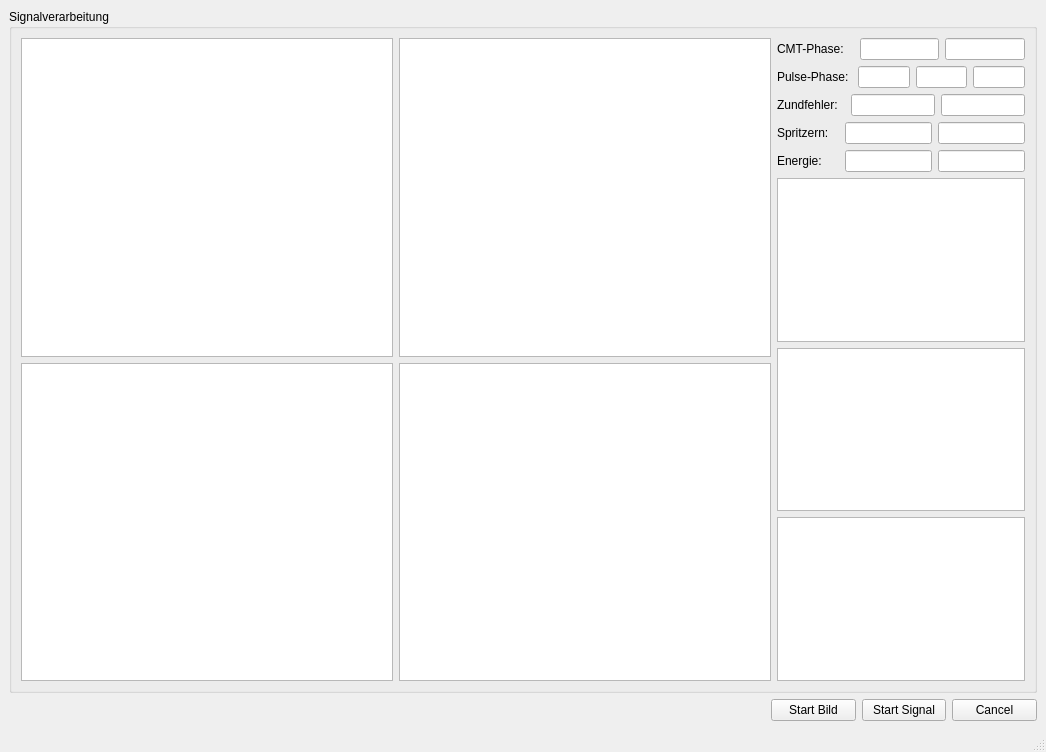
<?xml version="1.0" encoding="UTF-8"?>
<ui version="4.0">
 <class>MainWindow</class>
 <widget class="QMainWindow" name="MainWindow">
  <property name="geometry">
   <rect>
    <x>0</x>
    <y>0</y>
    <width>1046</width>
    <height>752</height>
   </rect>
  </property>
  <property name="windowTitle">
   <string>MainWindow</string>
  </property>
  <widget class="QWidget" name="centralwidget">
   <layout class="QHBoxLayout" name="horizontalLayout_10">
    <item>
     <layout class="QVBoxLayout" name="verticalLayout_8">
      <item>
       <widget class="QGroupBox" name="groupBox_2">
        <property name="title">
         <string>Signalverarbeitung</string>
        </property>
        <layout class="QHBoxLayout" name="horizontalLayout_8">
         <item>
          <layout class="QHBoxLayout" name="horizontalLayout_7" stretch="3,3,2">
           <item>
            <layout class="QVBoxLayout" name="verticalLayout_4">
             <item>
              <widget class="PlotWidget" name="plotWidget"/>
             </item>
             <item>
              <widget class="PlotWidget" name="plotWidget_2"/>
             </item>
            </layout>
           </item>
           <item>
            <layout class="QVBoxLayout" name="verticalLayout_6">
             <item>
              <widget class="PlotWidget" name="plotWidget_3"/>
             </item>
             <item>
              <widget class="PlotWidget" name="plotWidget_4"/>
             </item>
            </layout>
           </item>
           <item>
            <layout class="QVBoxLayout" name="verticalLayout_7">
             <item>
              <layout class="QVBoxLayout" name="verticalLayout">
               <item>
                <layout class="QHBoxLayout" name="horizontalLayout_2">
                 <item>
                  <widget class="QLabel" name="label_11">
                   <property name="text">
                    <string>CMT-Phase:   </string>
                   </property>
                  </widget>
                 </item>
                 <item>
                  <widget class="QLineEdit" name="lineEdit_12"/>
                 </item>
                 <item>
                  <widget class="QLineEdit" name="lineEdit_13"/>
                 </item>
                </layout>
               </item>
               <item>
                <layout class="QHBoxLayout" name="horizontalLayout_5">
                 <item>
                  <widget class="QLabel" name="label_4">
                   <property name="text">
                    <string>Pulse-Phase: </string>
                   </property>
                  </widget>
                 </item>
                 <item>
                  <widget class="QLineEdit" name="lineEdit_14"/>
                 </item>
                 <item>
                  <widget class="QLineEdit" name="lineEdit_15"/>
                 </item>
                 <item>
                  <widget class="QLineEdit" name="lineEdit_16"/>
                 </item>
                </layout>
               </item>
               <item>
                <layout class="QHBoxLayout" name="horizontalLayout_19">
                 <item>
                  <widget class="QLabel" name="label_12">
                   <property name="text">
                    <string>Zundfehler:  </string>
                   </property>
                  </widget>
                 </item>
                 <item>
                  <widget class="QLineEdit" name="lineEdit_17"/>
                 </item>
                 <item>
                  <widget class="QLineEdit" name="lineEdit_18"/>
                 </item>
                </layout>
               </item>
               <item>
                <layout class="QHBoxLayout" name="horizontalLayout_20">
                 <item>
                  <widget class="QLabel" name="label_13">
                   <property name="text">
                    <string>Spritzern:   </string>
                   </property>
                  </widget>
                 </item>
                 <item>
                  <widget class="QLineEdit" name="lineEdit_19"/>
                 </item>
                 <item>
                  <widget class="QLineEdit" name="lineEdit_20"/>
                 </item>
                </layout>
               </item>
               <item>
                <layout class="QHBoxLayout" name="horizontalLayout_21">
                 <item>
                  <widget class="QLabel" name="label_14">
                   <property name="text">
                    <string>Energie:     </string>
                   </property>
                  </widget>
                 </item>
                 <item>
                  <widget class="QLineEdit" name="lineEdit_21"/>
                 </item>
                 <item>
                  <widget class="QLineEdit" name="lineEdit_22"/>
                 </item>
                </layout>
               </item>
              </layout>
             </item>
             <item>
              <widget class="PlotWidget" name="plotWidget_5"/>
             </item>
             <item>
              <widget class="PlotWidget" name="plotWidget_6"/>
             </item>
             <item>
              <widget class="PlotWidget" name="plotWidget_7"/>
             </item>
            </layout>
           </item>
          </layout>
         </item>
        </layout>
       </widget>
      </item>
      <item>
       <layout class="QHBoxLayout" name="horizontalLayout_9" stretch="9,1,1,1">
        <item>
         <spacer name="horizontalSpacer">
          <property name="orientation">
           <enum>Qt::Horizontal</enum>
          </property>
          <property name="sizeHint" stdset="0">
           <size>
            <width>40</width>
            <height>20</height>
           </size>
          </property>
         </spacer>
        </item>
        <item>
         <widget class="QPushButton" name="pushButton_3">
          <property name="text">
           <string>Start Bild</string>
          </property>
         </widget>
        </item>
        <item>
         <widget class="QPushButton" name="pushButton">
          <property name="text">
           <string>Start Signal</string>
          </property>
         </widget>
        </item>
        <item>
         <widget class="QPushButton" name="pushButton_2">
          <property name="text">
           <string>Cancel</string>
          </property>
         </widget>
        </item>
       </layout>
      </item>
     </layout>
    </item>
   </layout>
  </widget>
  <widget class="QMenuBar" name="menubar">
   <property name="geometry">
    <rect>
     <x>0</x>
     <y>0</y>
     <width>1046</width>
     <height>26</height>
    </rect>
   </property>
  </widget>
  <widget class="QStatusBar" name="statusbar"/>
 </widget>
 <customwidgets>
  <customwidget>
   <class>PlotWidget</class>
   <extends>QGraphicsView</extends>
   <header>plotwidget.h</header>
  </customwidget>
 </customwidgets>
 <resources/>
 <connections/>
</ui>
